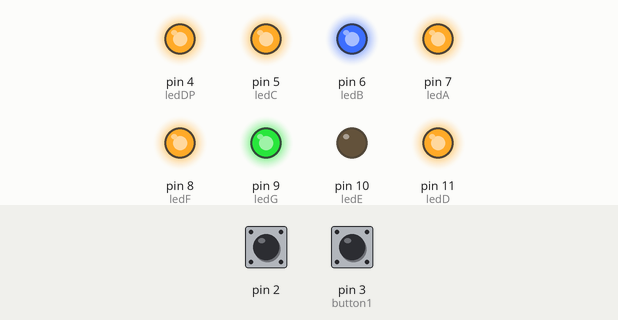
A sketch run on a simulated Arduino Uno, built with avr-gcc and run on an emulated ATmega328P. Shown: output pins drawn as LEDs (lit = HIGH). The test bench sets the inputs (shaded band); at power-on: pin 2 HIGH, pin 3 (button1) HIGH.

Above: at 1.2 s.
1.3 s: pin 2 driven LOW
At 2.8 s:
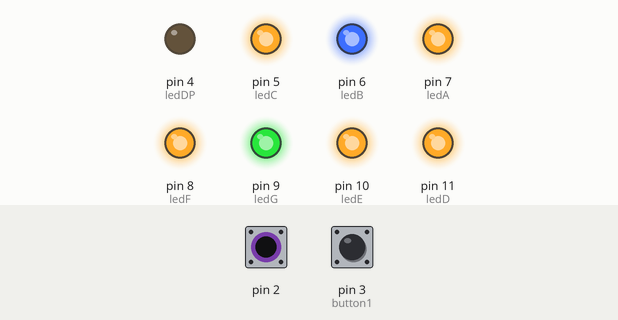
3.1 s: pin 2 pulsed HIGH 5 times (0.12 s each, 0.3 s apart)
At 5.4 s:
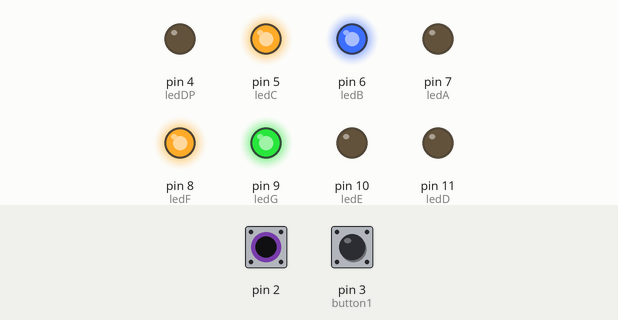
6.3 s: pin 2 pulsed HIGH 2 times (0.12 s each, 0.3 s apart)
At 8.1 s:
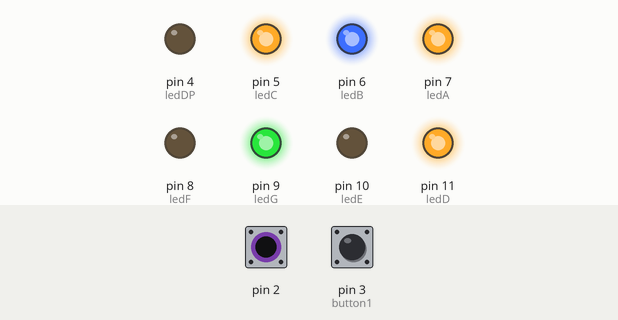
Timing chart, 0 to 9.6 s (numbered marks = the images above; inputs shaded):
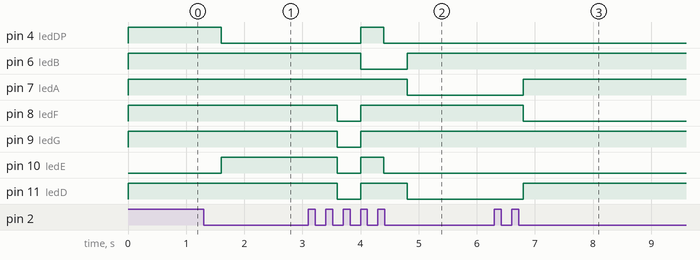

The sketch:

TP1-6_LED_7_segment.ino
```cpp
//4 : DP
//5 : C
//6 : B
//7 : A
//8 : F
//9 : G
//10 : E
//11 : D

int ledA = 7;
int ledB = 6;
int ledC = 5;
int ledD = 11;
int ledE = 10;
int ledF = 8;
int ledG = 9;
int ledDP = 4;

int decompte = 9;

#define button1 3
volatile int trigger = 0;

void setup() {
  // put your setup code here, to run once:
  Serial.begin(9600);
  init_Pin();
  print_Number(decompte);
  attachInterrupt(0, detect, FALLING);
}

void loop() {
  // put your main code here, to run repeatedly:
  if (trigger != 0){
    decompte--;
    print_Number(decompte);
    if (decompte == 0)
      decompte = 10;
    trigger = 0;
  }
  delay(400);
}

void detect(){
  noInterrupts();
  if (digitalRead(button1) == 1){
    trigger = 1;
  }
}

void print_Number(int num){
  switch (num){
    case 0 : {
      digitalWrite(ledA, HIGH);
      digitalWrite(ledB, HIGH);
      digitalWrite(ledC, HIGH);
      digitalWrite(ledD, HIGH);
      digitalWrite(ledE, HIGH);
      digitalWrite(ledF, HIGH);
      digitalWrite(ledG, LOW);
      digitalWrite(ledDP, LOW);
      break;
    }
    case 1 : {
      digitalWrite(ledA, LOW);
      digitalWrite(ledB, HIGH);
      digitalWrite(ledC, HIGH);
      digitalWrite(ledD, LOW);
      digitalWrite(ledE, LOW);
      digitalWrite(ledF, LOW);
      digitalWrite(ledG, LOW);
      digitalWrite(ledDP, LOW);
      break;
    }
    case 2 : {
      digitalWrite(ledA, HIGH);
      digitalWrite(ledB, HIGH);
      digitalWrite(ledC, LOW);
      digitalWrite(ledD, HIGH);
      digitalWrite(ledE, HIGH);
      digitalWrite(ledF, LOW);
      digitalWrite(ledG, HIGH);
      digitalWrite(ledDP, LOW);
      break;
    }
    case 3 : {
      digitalWrite(ledA, HIGH);
      digitalWrite(ledB, HIGH);
      digitalWrite(ledC, HIGH);
      digitalWrite(ledD, HIGH);
      digitalWrite(ledE, LOW);
      digitalWrite(ledF, LOW);
      digitalWrite(ledG, HIGH);
      digitalWrite(ledDP, LOW);
      break;
    }
    case 4 : {
      digitalWrite(ledA, LOW);
      digitalWrite(ledB, HIGH);
      digitalWrite(ledC, HIGH);
      digitalWrite(ledD, LOW);
      digitalWrite(ledE, LOW);
      digitalWrite(ledF, HIGH);
      digitalWrite(ledG, HIGH);
      digitalWrite(ledDP, LOW);
      break;
    }
    case 5 : {
      digitalWrite(ledA, HIGH);
      digitalWrite(ledB, LOW);
      digitalWrite(ledC, HIGH);
      digitalWrite(ledD, HIGH);
      digitalWrite(ledE, LOW);
      digitalWrite(ledF, HIGH);
      digitalWrite(ledG, HIGH);
      digitalWrite(ledDP, LOW);
      break;
    }
    case 6 : {
      digitalWrite(ledA, HIGH);
      digitalWrite(ledB, LOW);
      digitalWrite(ledC, HIGH);
      digitalWrite(ledD, HIGH);
      digitalWrite(ledE, HIGH);
      digitalWrite(ledF, HIGH);
      digitalWrite(ledG, HIGH);
      digitalWrite(ledDP, HIGH);
      break;
    }
    case 7 : {
      digitalWrite(ledA, HIGH);
      digitalWrite(ledB, HIGH);
      digitalWrite(ledC, HIGH);
      digitalWrite(ledD, LOW);
      digitalWrite(ledE, LOW);
      digitalWrite(ledF, LOW);
      digitalWrite(ledG, LOW);
      digitalWrite(ledDP, LOW);
      break;
    }
    case 8 : {
      digitalWrite(ledA, HIGH);
      digitalWrite(ledB, HIGH);
      digitalWrite(ledC, HIGH);
      digitalWrite(ledD, HIGH);
      digitalWrite(ledE, HIGH);
      digitalWrite(ledF, HIGH);
      digitalWrite(ledG, HIGH);
      digitalWrite(ledDP, LOW);
      break;
    }
    case 9 : {
      digitalWrite(ledA, HIGH);
      digitalWrite(ledB, HIGH);
      digitalWrite(ledC, HIGH);
      digitalWrite(ledD, HIGH);
      digitalWrite(ledE, LOW);
      digitalWrite(ledF, HIGH);
      digitalWrite(ledG, HIGH);
      digitalWrite(ledDP, HIGH);
      break;
    }
  }
}

void init_Pin(){
  pinMode(button1, INPUT);
  digitalWrite(button1, HIGH);
  pinMode(ledDP, OUTPUT);
  pinMode(ledA, OUTPUT);
  pinMode(ledB, OUTPUT);
  pinMode(ledC, OUTPUT);
  pinMode(ledD, OUTPUT);
  pinMode(ledE, OUTPUT);
  pinMode(ledF, OUTPUT);
  pinMode(ledG, OUTPUT);
}
```

Measured:
- after the input at 1.3 s, pin 4 (ledDP): HIGH → LOW after 0.30 s; pin 10 (ledE): LOW → HIGH after 0.30 s
- after the input at 3.1 s, pin 4 (ledDP): LOW → HIGH after 0.90 s, → LOW 0.40 s later; pin 6 (ledB): HIGH → LOW after 0.90 s, → HIGH 0.80 s later; pin 7 (ledA): HIGH → LOW after 1.7 s; pin 8 (ledF), pin 9 (ledG): HIGH → LOW after 0.50 s, → HIGH 0.40 s later; pin 10 (ledE): HIGH → LOW after 0.50 s, → HIGH 0.40 s later, → LOW 0.40 s later
- after the input at 6.3 s, pin 7 (ledA), pin 11 (ledD): LOW → HIGH after 0.50 s; pin 8 (ledF): HIGH → LOW after 0.50 s
